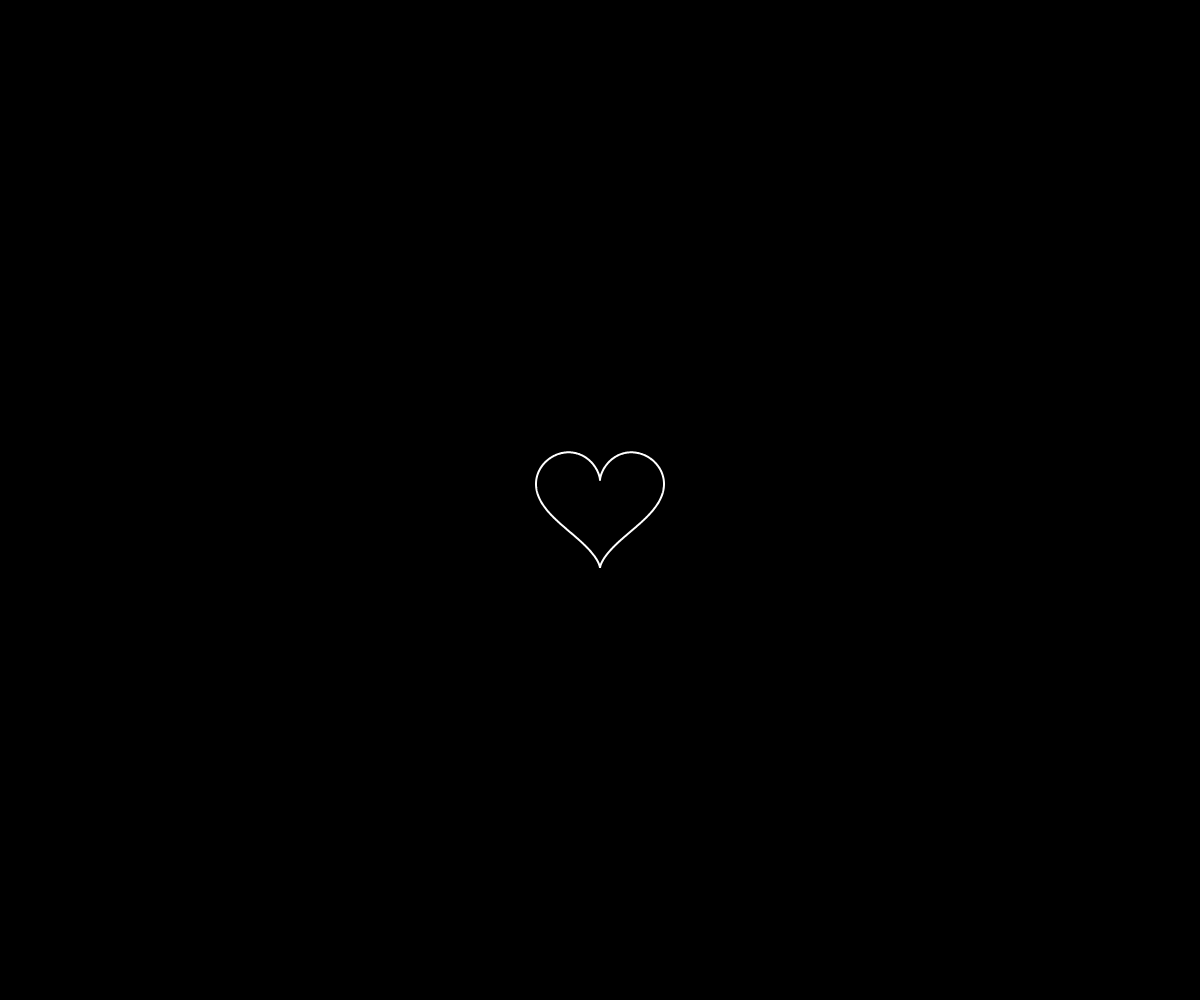
Frame 1 (no input)
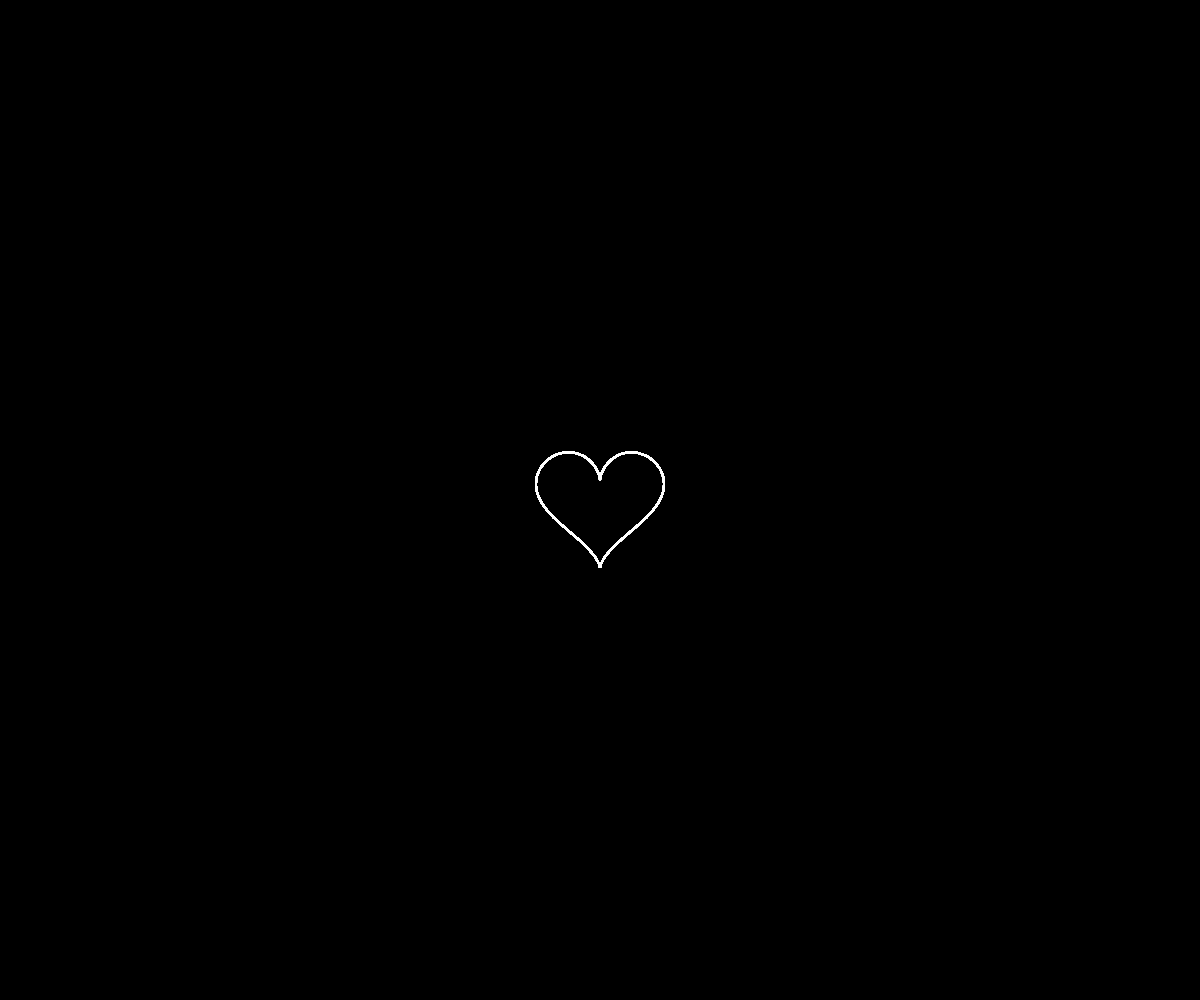
Frame 60 (no input)
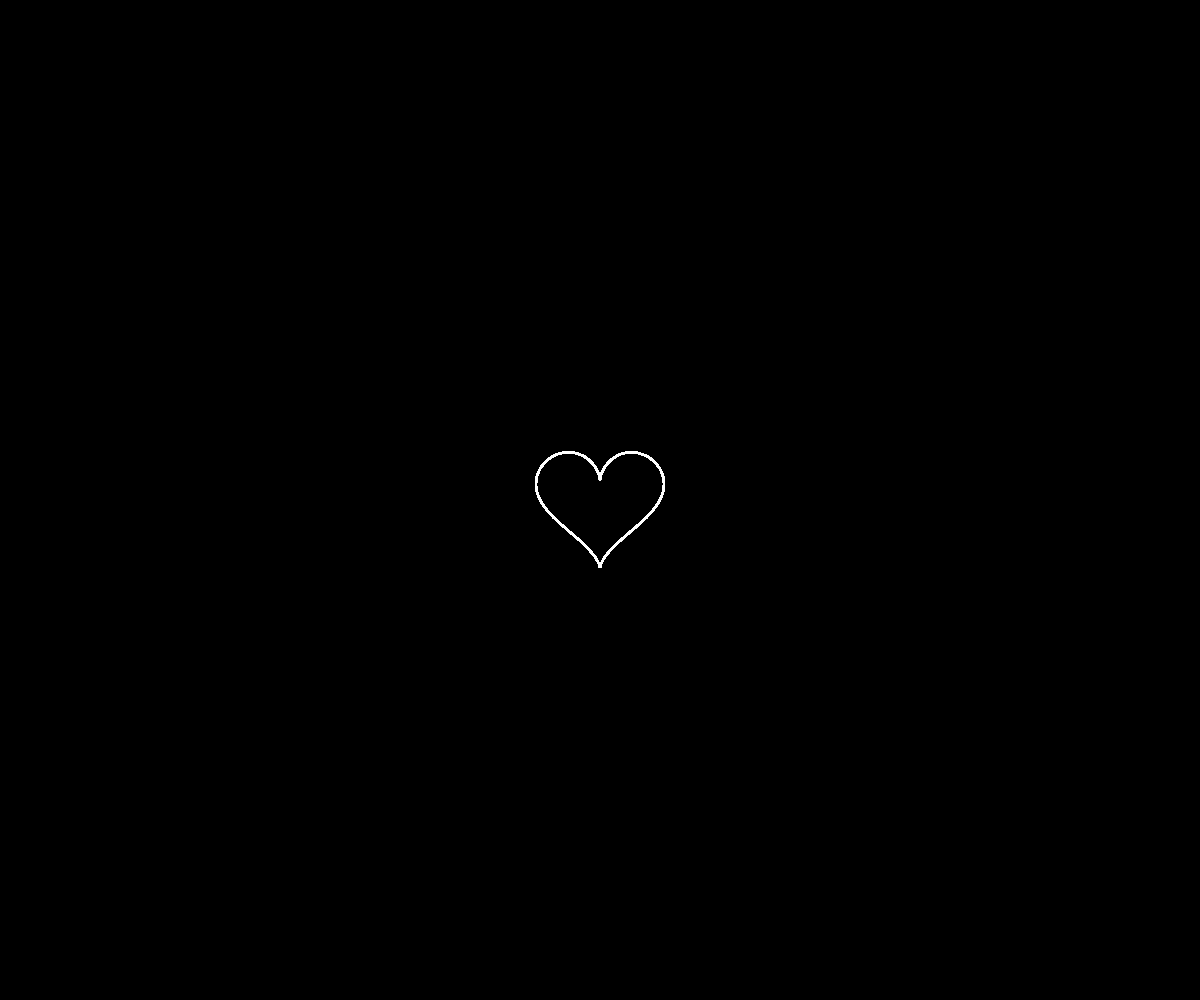
Frame 120 (the mouse pressed at the canvas centre since frame 60)

The p5.js sketch that drew these frames (run headless with seeded random() and noise() and a simulated clock; from frame 60 on, the mouse is pressed at the canvas centre):

// p5.js sketch
// ── sketch.js
function setup(){
  createCanvas(windowWidth,windowHeight);
  background(0);

}
function draw(){
  
  translate(width/2, height/2);
  noFill();
  strokeWeight(2)
  stroke(255);
  beginShape();

  for(var a = 0 ; a < TWO_PI ; a+=0.01){
    var r = 4;
    var x = r*(16 *pow(sin(a),3));
    var y = -r*(13 *cos(a)-5*cos(2*a)-2*cos(3*a)-cos(4*a));
    vertex(x, y);
  
  }
  endShape();

}
